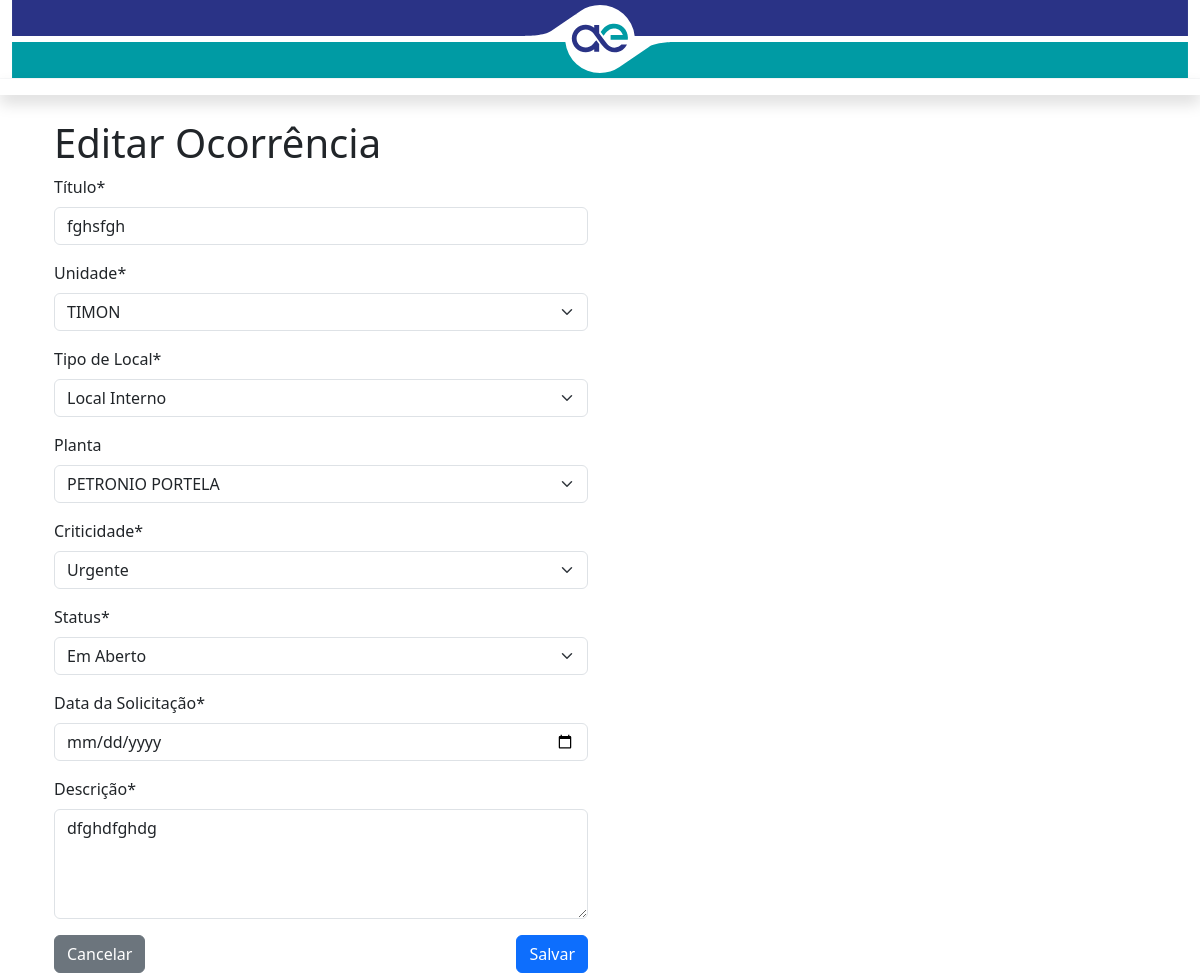
/editar/20/, run on an earlier commit of the app's database.
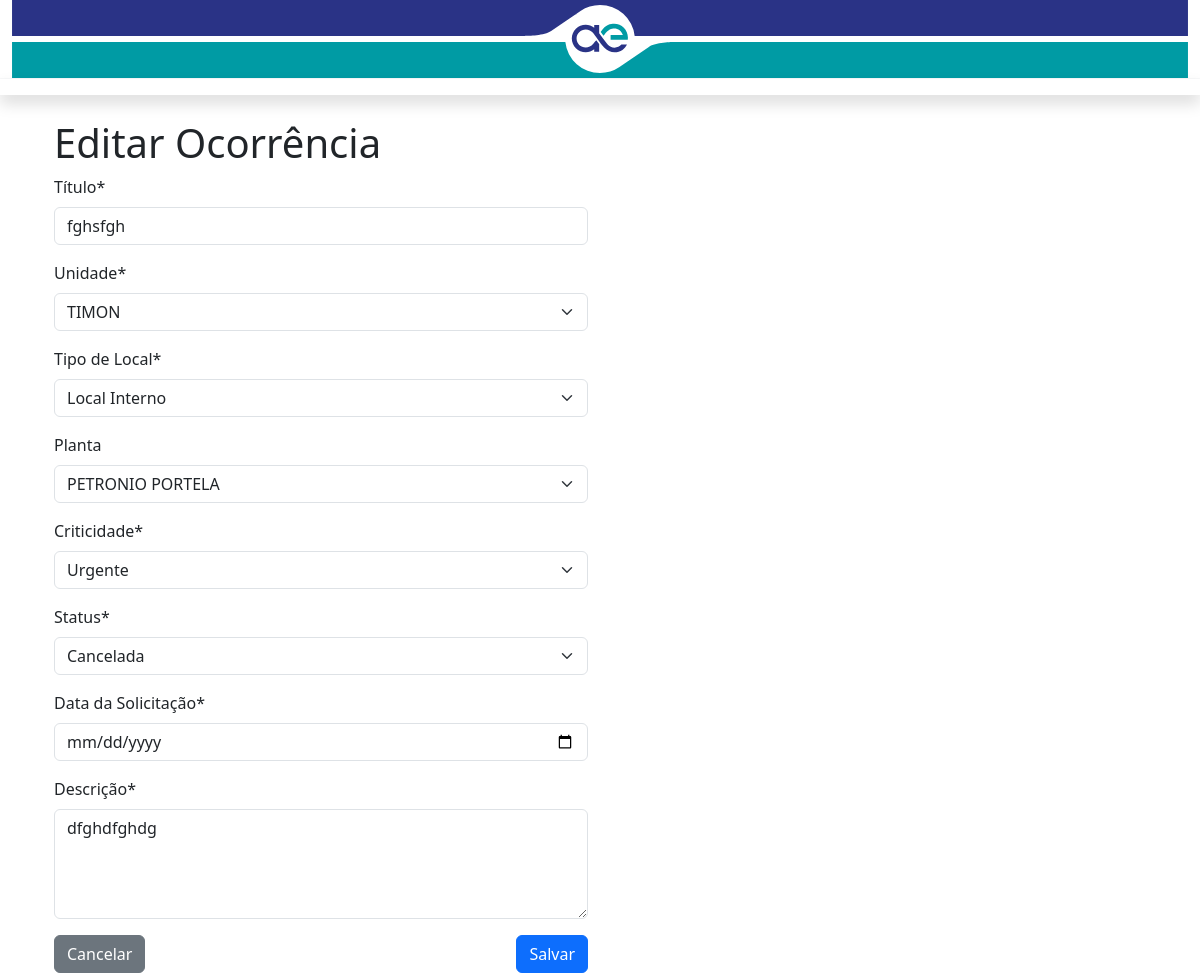
And on a later commit of the database.
### plantao_coi/models.py (models this page shows, shortened)
class Ocorrencia(models.Model):
    EM_ABERTO = 'EM_ABERTO'
    CONCLUIDA = 'CONCLUIDA'
    CANCELADA = 'CANCELADA'
    STATUS_CHOICES = (
        (EM_ABERTO, 'Em Aberto'),
        (CONCLUIDA, 'Concluida'),
        (CANCELADA, 'Cancelada'),
    )
    unidade = models.ForeignKey(
        Unidade,
        on_delete=models.CASCADE,
        related_name="ocorrencias"
    )
    local_interno = models.ForeignKey(
        'LocalInterno',
        on_delete=models.CASCADE,
        null=True,
        blank=True,
        related_name="ocorrencias_internas",
        verbose_name="Local Interno"
    )
    local_externo = models.ForeignKey(
        'LocalExterno',
        on_delete=models.CASCADE,
        null=True,
        blank=False,
        related_name="ocorrencias_externas",
        verbose_name="Local Externo"
    )
    ordem_de_servico = models.CharField('OS', max_length=13)
    titulo = models.CharField(max_length=30, verbose_name="Título")
    data_solicitacao = models.DateTimeField(
        null=False, blank=False, verbose_name='Data da Solicitação'
    )
    descricao = models.TextField('Descrição', blank=False, null=False)
    criticidade = models.CharField(
        max_length=20,
        blank=False,
        choices=[
            ('NORMAL', 'Normal'),
            ('URGENTE', 'Urgente'),
            ('EMERGENCIAL', 'Emergencial')
        ],
        verbose_name="Criticidade",
        default="NORMAL"
    )
    status = models.CharField(
        'Status',
        max_length=10,
        choices=STATUS_CHOICES,
        default=EM_ABERTO,
    )

### plantao_coi/views.py (the view)
# urls.py: path('editar/<int:ocorrencia_id>/', editar_ocorrencia, name='editar_ocorrencia'),
def editar_ocorrencia(request, ocorrencia_id):
    ocorrencia = get_object_or_404(Ocorrencia, id=ocorrencia_id)
    if request.method == 'POST':
        form = OcorrenciaForm(request.POST, instance=ocorrencia)
        if form.is_valid():
            form.save()
            OcorrenciaLog.objects.create(usuario=request.user, acao=OcorrenciaLog.EDITAR, ocorrencia=ocorrencia)
            messages.success(request, f'Ocorrência {ocorrencia.id} editada com sucesso!')
            return redirect('lista_ocorrencia')
    else:
        form = OcorrenciaForm(instance=ocorrencia)
    return render(request, 'ocorrencia/editar_ocorrencia.html', {'form': form})

### plantao_coi/models.py (called while the page is built)
    def __str__(self):
        return self.nome

    def __str__(self):
        return self.nome

    def __str__(self):
        return self.codigo

### plantao_coi/templates/ocorrencia/editar_ocorrencia.html (shortened to what this page needs)
{% extends 'ocorrencia/modelo.html' %}
{% load static %}
{% load crispy_forms_tags %}
{% block conteudo %}
<div class="container mt-4">
  <h1>Editar Ocorrência</h1>
  <div class="row">
    <div class="col-6">
      <form method="post">
        {{ form.titulo|as_crispy_field }}
        {{ form.unidade|as_crispy_field }}
        {{ form.tipo_local|as_crispy_field }}
        <div class="local-interno" style="display: none;">
          {{ form.planta|as_crispy_field }}
        </div>
        {{ form.criticidade|as_crispy_field }}
        {{ form.status|as_crispy_field }}
        {{ form.data_solicitacao|as_crispy_field }}
        {{ form.descricao|as_crispy_field }}
        <div class="d-flex justify-content-between mt-3">
          <a href="{% url 'lista_ocorrencia' %}" class="btn btn-secondary">Cancelar</a>
          <button type="submit" class="btn btn-primary">Salvar</button>
        </div>
      </form>
    </div>
  </div>
</div>
{% endblock %}

What changed in the data, as far as the page shows it:
changed Ocorrencia "fghsfgh": status "Em Aberto" → "Cancelada"
